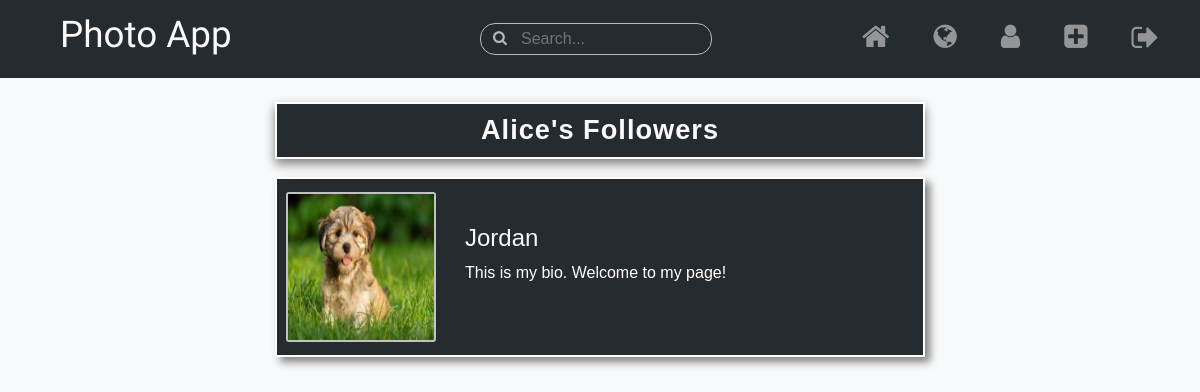
The page /user/followers/Alice/ (signed in) on the database as committed earlier.
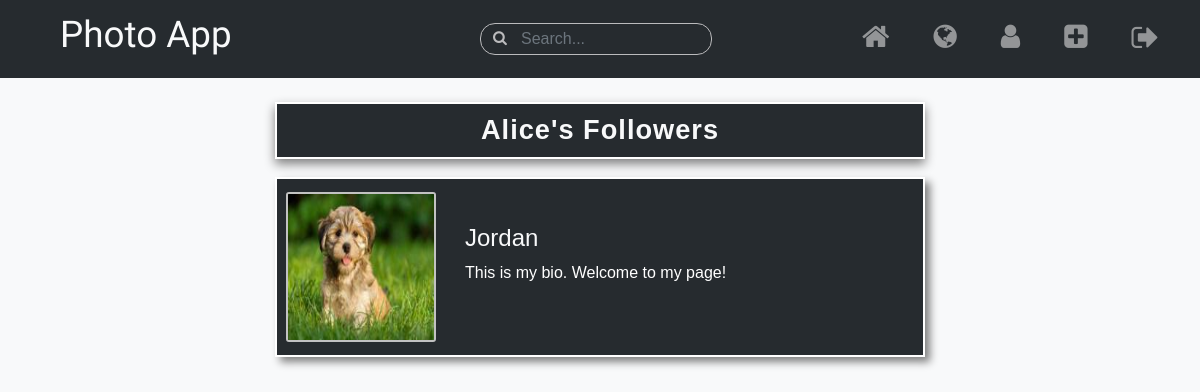
The same page on the database as committed later.
### users/models.py (models this page shows, shortened)
class Profile(models.Model):
    user = models.OneToOneField(User, on_delete=models.CASCADE)
    image = models.ImageField(default='default.jpg', upload_to='profile-image')
    bio = models.CharField(max_length=150)
    following = models.ManyToManyField(User, related_name='followers')

### users/views.py (the view)
# urls.py: path('followers/<str:username>/', views.followers, name='followers'),
@login_required
def followers(request, username):
    user = User.objects.get(username=username)
    return render(request, 'users/followers.html', {
        'current_user': user,
        'parameter': username,
    })

### users/context_processors.py (called while the page is built)
def isFollowing(request):
    if (request.user.username):
        following_list = list(Profile.objects.get(user=request.user).following.all())
    else:
        following_list = 0
    return {
        'following_list': following_list
    }

### users/templates/users/followers.html (shortened to what this page needs)
{% extends 'photo_sharing/layout.html' %}
{% block content %}
<br>
{% if current_user.followers.all.count > 0 %}
    <div class='text-center'>
        {% if parameter == user.username %}
        <h3 class='page-title'>Your Followers</h3>
        {% else %}
        <h3 class='page-title'>{{ parameter|title }}'s Followers</h3>
        {% endif %}
    </div>
{% endif %}
{% for person in current_user.followers.all %}
<div class="row no-gutters user-page">
    <div class='col-12 profile-background my-2'>
        <div class="profile-block">
            <div class='image-col mr-3 pl-1 my-auto'>
                <img class='profile-image' src="{{ person.user.profile.image.url }}" alt="User Profile Image">
            </div>
            <div class='bio-col my-auto pr-0'>
                <a class='username-link' href="{% url 'profile' person.user.username %}"><h4>{{ person.user.username|title }}</h4></a>
                <p class='mb-2'>{{ person.user.profile.bio|truncatechars:90 }}</p>
                {% if person.user.username == user.username %}
                <div class='py-2'></div>
                {% elif person.user not in following_list %}
                <a class='btn user-btn follow' data-id='{{ person.user.id }}' href="{% url 'follow' person.user.id %}">Follow <i class="fa fa-user" aria-hidden="true"></i></a>
                {% else %}
                <a class='btn user-btn unfollow' data-id='{{ person.user.id }}' href="{% url 'unfollow' person.user.id %}">Unfollow <i class="fa fa-user" aria-hidden="true"></i></a>
                {% endif %}
            </div>
        </div>
    </div>
</div>
{% endfor %}
{% endblock %}

Rows that differ between the two databases and show on the page:
changed Profile "This is my bio. Welcome to my page!": user.profile.image: a different picture
